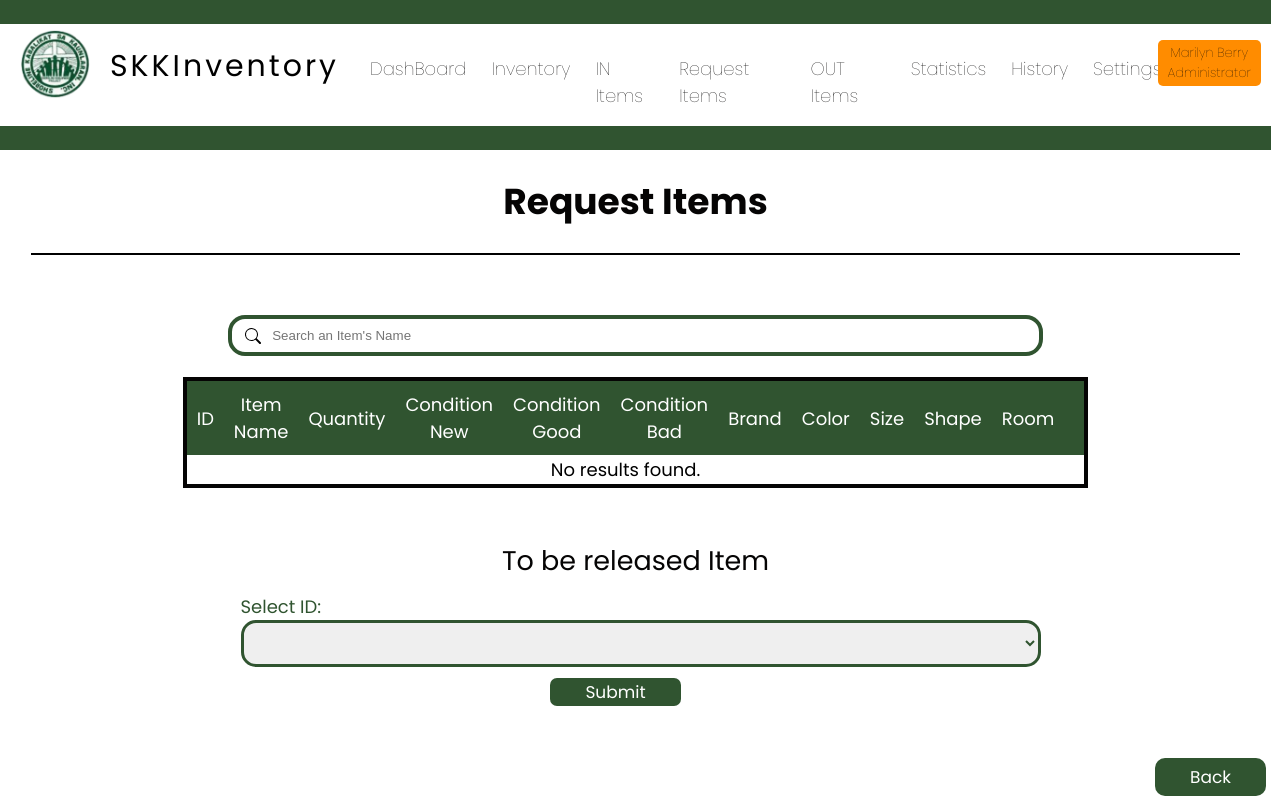
The page /request.php (signed in) on the database as committed earlier.
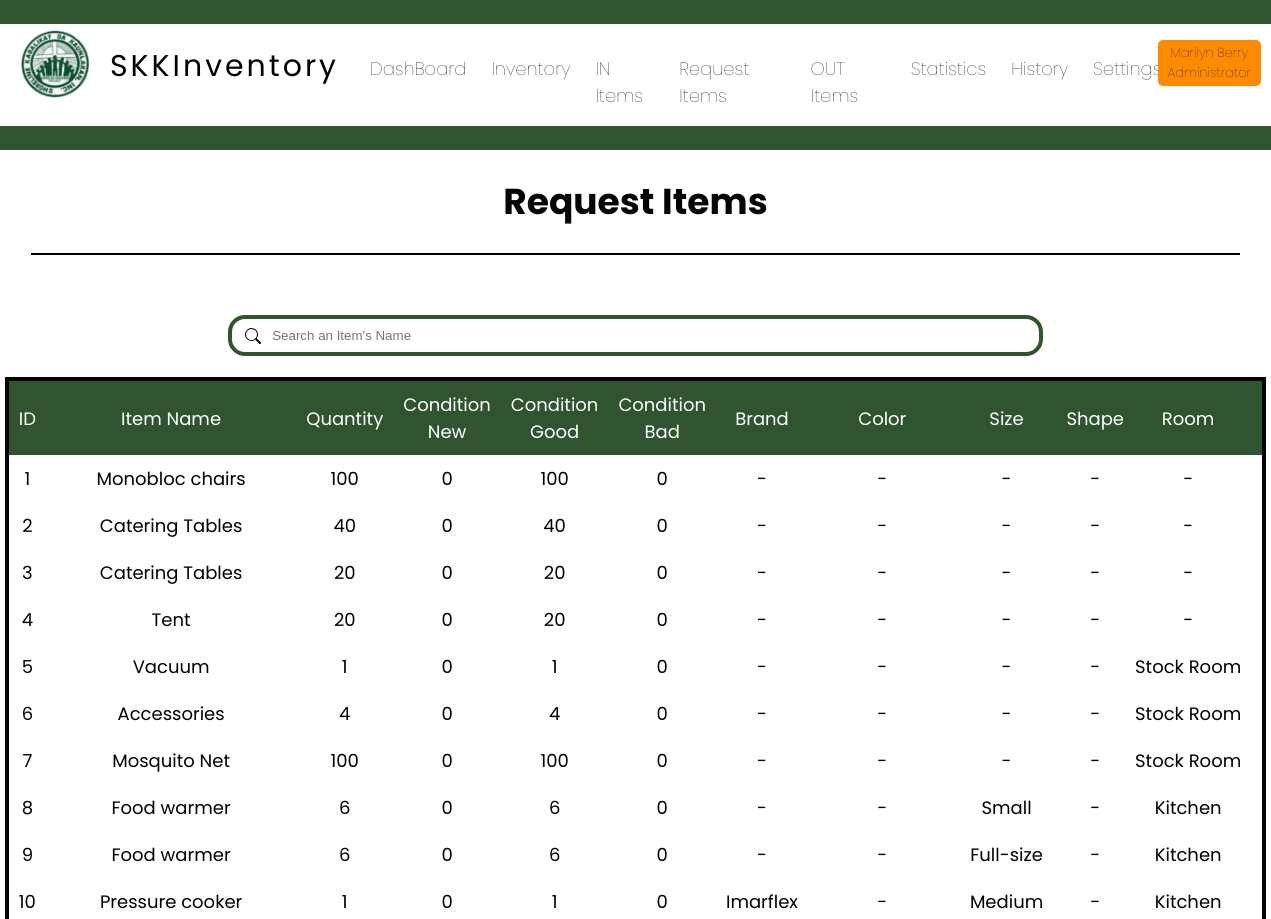
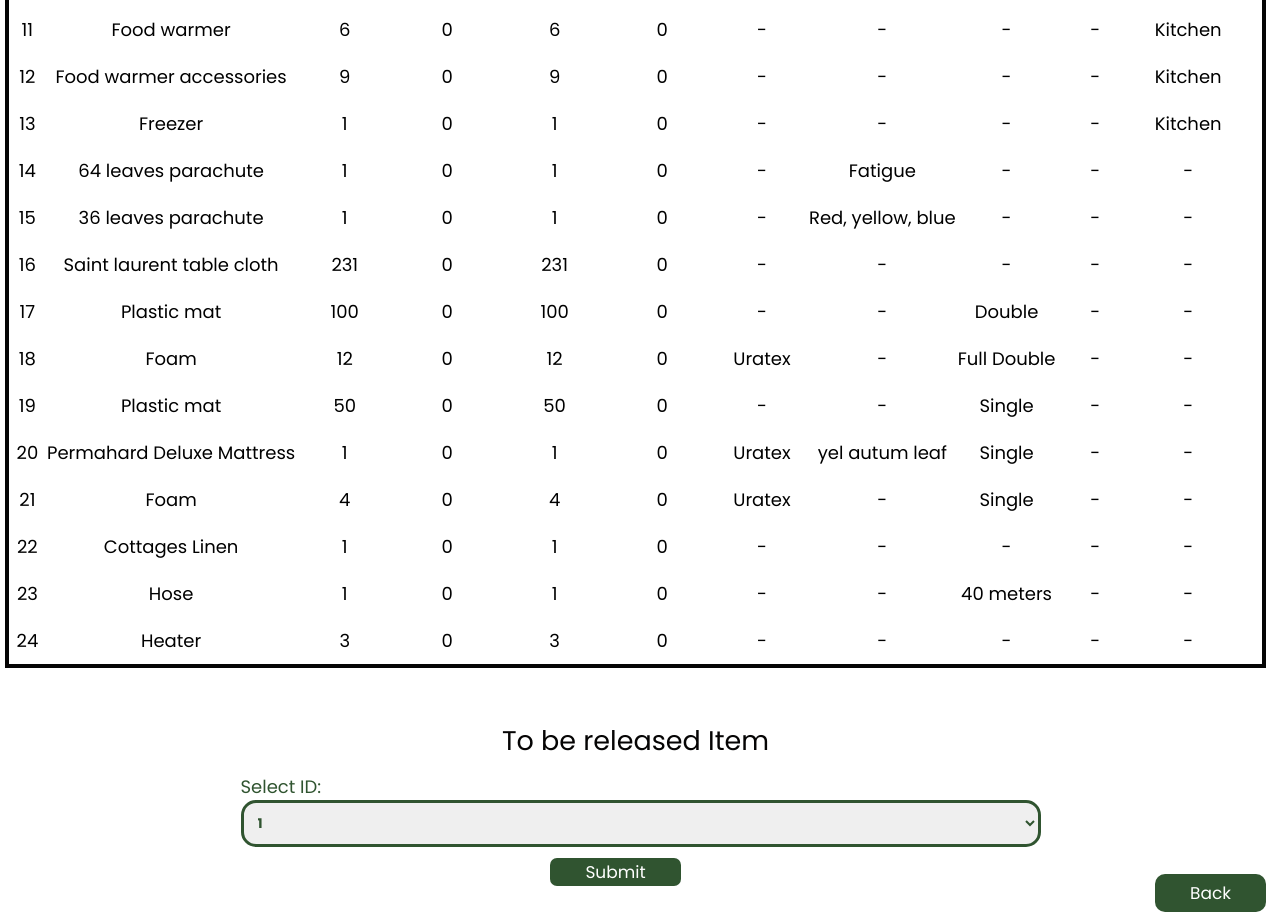
The same page on the database as committed later (2 pictures, top to bottom).
### tables this page shows
CREATE TABLE `inventory` (
  `id` int(10) NOT NULL AUTO_INCREMENT,
  `product_name` varchar(100) NOT NULL,
  `category` varchar(30) NOT NULL,
  `price` int(20) NOT NULL,
  `unit` varchar(20) NOT NULL,
  `quantity` int(11) NOT NULL,
  `condition_new` int(10) NOT NULL,
  `condition_good` int(10) NOT NULL,
  `condition_bad` int(10) NOT NULL,
  `brand` varchar(50) NOT NULL,
  `color` varchar(20) NOT NULL,
  `size` varchar(20) NOT NULL,
  `shape` varchar(20) NOT NULL,
  `life` varchar(20) NOT NULL,
  `total` int(20) NOT NULL,
  `user` varchar(100) NOT NULL,
  `date` date NOT NULL,
  `building` int(20) NOT NULL,
  `floor` int(11) NOT NULL,
  `room` int(20) NOT NULL,
  `remarks` varchar(1000) NOT NULL,
  PRIMARY KEY (`id`)
);

### request_items.php (the view, shortened to what this page needs)
<?php
include 'connect.php';
$search = isset($_GET['search']) ? $_GET['search'] : '';
$searchTerms = explode(' ', $search);
$searchConditions = array();
$recordsPerPage = 25;
$page = isset($_GET['page1']) ? $_GET['page1'] : 1;
$offset = ($page - 1) * $recordsPerPage;
foreach ($searchTerms as $term) {
    $term = mysqli_real_escape_string($conn, $term);
    $searchConditions[] = "(inventory.product_name LIKE '%$term%'
                           OR inventory.category LIKE '%$term%'
                           OR inventory.brand LIKE '%$term%'
                           OR inventory.color LIKE '%$term%'
                           OR inventory.size LIKE '%$term%'
                           OR inventory.shape LIKE '%$term%')";
}
$whereClause = implode(" AND ", $searchConditions);
$sql = "SELECT *
        FROM inventory
        WHERE $whereClause
        LIMIT $recordsPerPage OFFSET $offset";
$countQuery = "SELECT COUNT(*) AS total FROM inventory";
$countResult = $conn->query($countQuery);
$result = mysqli_query($conn, $sql);
if ($result->num_rows > 0) {
    while ($row = $result->fetch_assoc()) {
        $id = $row['id'];
        $productname = $row['product_name'];
        $quantity = $row['quantity'];
        $conditionnew = $row['condition_new'];
        $conditiongood = $row['condition_good'];
        $conditionbad = $row['condition_bad'];
        $brand = $row['brand'];
        $color = $row['color'];
        $size = $row['size'];
        $shape = $row['shape'];
        $room = $row['room'];
        switch ($room) {
            case 0:
                $roomname = '-';
                break;
            case 5:
                $roomname = 'Stock Room';
                break;
            case 19:
                $roomname = 'Kitchen';
                break;
        }
        echo '<tr>';
        echo '<td>' . $id . '</td>';
        echo '<td style="white-space: nowrap;">' . $productname . '</td>';
        echo '<td>' . $quantity . '</td>';
        echo '<td>' . $conditionnew . '</td>';
        echo '<td>' . $conditiongood . '</td>';
        echo '<td>' . $conditionbad . '</td>';
        echo '<td style="padding: 10px;">' . $brand . '</td>';
        echo '<td style=" white-space: nowrap;">' . $color . '</td>';
        echo '<td style=" white-space: nowrap;">' . $size . '</td>';
        echo '<td style="padding: 10px;">' . $shape . '</td>';
        echo '<td style=" white-space: nowrap;">' . $roomname . '</td>';
        echo '</tr>';
    }
} else {
    echo '<tr><td colspan="11">No results found.</td></tr>';
}
?>
<div class="search-form">
    <form method="GET" action="" id="searchForm">
        <input type="text" name="search" id="search" placeholder="Search an Item's Name" value="<?php echo $search; ?>" oninput="searchInventory()">
    </form>
</div>
<br>

### request.php (shortened to what this page needs)
<!DOCTYPE html>
<html lang="en">
<head>
    <link rel="stylesheet" href="css/footer.css">
    <link rel="stylesheet" href="css/request.css">
    <?php
    $username = $_SESSION['username'];
    if ($_SESSION['username']) {
        if ($username == 'superadmin1' || $username == 'superadmin2') {
            include 'header_superadmin.php';
        } else if ($username == 'admin') {
            include 'header_admin.php';
        } else {
            include 'header.php';
        }
    } else {
        header("Location: index.php");
    }
    ?>
</head>
<body>
    <h1 class="font dashboard">Request Items</h1>
    <hr class="dashhr">
    <div class="table">
        <table border="1">
            <tr>
                <th>ID</th>
                <th>Item Name</th>
                <th>Quantity</th>
                <th>Condition New</th>
                <th>Condition Good</th>
                <th>Condition Bad</th>
                <th>Brand</th>
                <th>Color</th>
                <th>Size</th>
                <th>Shape</th>
                <th>Room</th>
                <th></th>
            </tr>
            <?php include 'request_items.php'; ?>
        </table>
    </div>
    <div class="form">
        <h2 class="font">To be released Item</h2>
        <form class="input-container" method="post">
            <label for="id">Select ID:</label>
            <select class="input" name="id" id="id">
                <?php
                $query = "SELECT id FROM inventory";
                $result = mysqli_query($conn, $query);
                while ($row = mysqli_fetch_assoc($result)) {
                    echo '<option  value="' . $row['id'] . '">' . $row['id'] . '</option>';
                }
                ?>
            </select>
            <div class=" submit-container">
                <input class="submit" type="submit" value="Submit">
            </div>
        </form>
    </div>
    <div class="backpos">
        <footer>
            <a style="text-decoration:none" href="request.php" class="back">Back</a>
        </footer>
    </div>
</body>
</html>

Rows that differ between the two databases and show on the page:
added inventory: id "1", product_name "Monobloc chairs", quantity "100", condition_new "0", condition_good "100", condition_bad "0", brand "-", color "-", size "-", shape "-", room "-"
added inventory: id "2", product_name "Catering Tables", quantity "40", condition_new "0", condition_good "40", condition_bad "0", brand "-", color "-", size "-", shape "-", room "-"
added inventory: id "3", product_name "Catering Tables", quantity "20", condition_new "0", condition_good "20", condition_bad "0", brand "-", color "-", size "-", shape "-", room "-"
added inventory: id "4", product_name "Tent", quantity "20", condition_new "0", condition_good "20", condition_bad "0", brand "-", color "-", size "-", shape "-", room "-"
added inventory: id "5", product_name "Vacuum", quantity "1", condition_new "0", condition_good "1", condition_bad "0", brand "-", color "-", size "-", shape "-", room "Stock Room"
added inventory: id "6", product_name "Accessories", quantity "4", condition_new "0", condition_good "4", condition_bad "0", brand "-", color "-", size "-", shape "-", room "Stock Room"
added inventory: id "7", product_name "Mosquito Net", quantity "100", condition_new "0", condition_good "100", condition_bad "0", brand "-", color "-", size "-", shape "-", room "Stock Room"
added inventory: id "8", product_name "Food warmer", quantity "6", condition_new "0", condition_good "6", condition_bad "0", brand "-", color "-", size "Small", shape "-", room "Kitchen"
added inventory: id "9", product_name "Food warmer", quantity "6", condition_new "0", condition_good "6", condition_bad "0", brand "-", color "-", size "Full-size", shape "-", room "Kitchen"
added inventory: id "10", product_name "Pressure cooker", quantity "1", condition_new "0", condition_good "1", condition_bad "0", brand "Imarflex", color "-", size "Medium", shape "-", room "Kitchen"
added inventory: id "11", product_name "Food warmer", quantity "6", condition_new "0", condition_good "6", condition_bad "0", brand "-", color "-", size "-", shape "-", room "Kitchen"
added inventory: id "12", product_name "Food warmer accessories", quantity "9", condition_new "0", condition_good "9", condition_bad "0", brand "-", color "-", size "-", shape "-", room "Kitchen"
added inventory: id "13", product_name "Freezer", quantity "1", condition_new "0", condition_good "1", condition_bad "0", brand "-", color "-", size "-", shape "-", room "Kitchen"
added inventory: id "14", product_name "64 leaves parachute", quantity "1", condition_new "0", condition_good "1", condition_bad "0", brand "-", color "Fatigue", size "-", shape "-", room "-"
added inventory: id "15", product_name "36 leaves parachute", quantity "1", condition_new "0", condition_good "1", condition_bad "0", brand "-", color "Red, yellow, blue", size "-", shape "-", room "-"
added inventory: id "16", product_name "Saint laurent table cloth", quantity "231", condition_new "0", condition_good "231", condition_bad "0", brand "-", color "-", size "-", shape "-", room "-"
added inventory: id "17", product_name "Plastic mat", quantity "100", condition_new "0", condition_good "100", condition_bad "0", brand "-", color "-", size "Double", shape "-", room "-"
added inventory: id "18", product_name "Foam", quantity "12", condition_new "0", condition_good "12", condition_bad "0", brand "Uratex", color "-", size "Full Double", shape "-", room "-"
added inventory: id "19", product_name "Plastic mat", quantity "50", condition_new "0", condition_good "50", condition_bad "0", brand "-", color "-", size "Single", shape "-", room "-"
added inventory: id "20", product_name "Permahard Deluxe Mattress", quantity "1", condition_new "0", condition_good "1", condition_bad "0", brand "Uratex", color "yel autum leaf", size "Single", shape "-", room "-"
added inventory: id "21", product_name "Foam", quantity "4", condition_new "0", condition_good "4", condition_bad "0", brand "Uratex", color "-", size "Single", shape "-", room "-"
added inventory: id "22", product_name "Cottages Linen", quantity "1", condition_new "0", condition_good "1", condition_bad "0", brand "-", color "-", size "-", shape "-", room "-"
added inventory: id "23", product_name "Hose", quantity "1", condition_new "0", condition_good "1", condition_bad "0", brand "-", color "-", size "40 meters", shape "-", room "-"
added inventory: id "24", product_name "Heater", quantity "3", condition_new "0", condition_good "3", condition_bad "0", brand "-", color "-", size "-", shape "-", room "-"
Other text that changed with them:
form field id: (not shown) → "1"
text no longer shown: "No results found."
